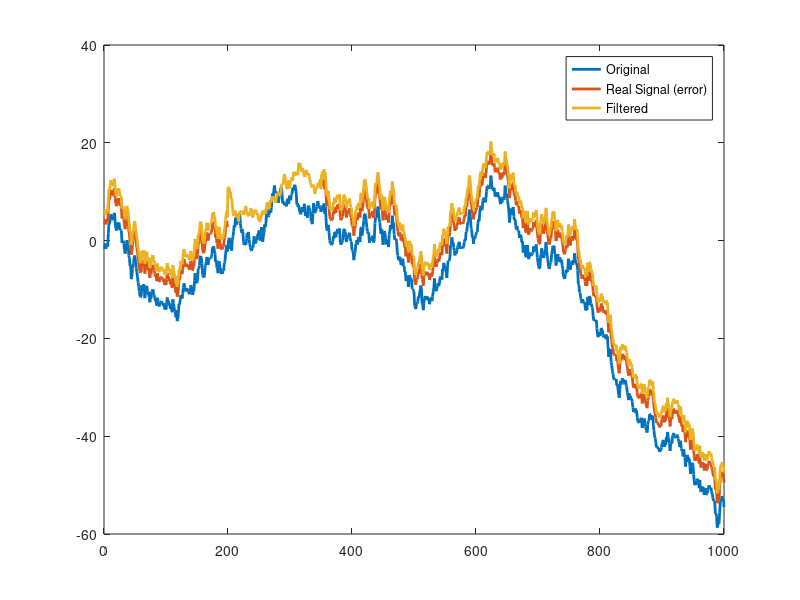

MATLAB code for this plot:
%%
%     Curso do canal ExataMenteS
%     Aula 65 - Mistura Espectral
%     Se inscreva no canal e nos ajude a crescer <3
%     https://www.youtube.com/channel/UCZyFebN0_gF2yy5fhVhlXtA
%     Professor: Joao Pinheiro
%     Copyright https://github.com/joaomh
%%
% Number of points
n = 1000;

% Create signal as integrated noise
[SimulationSignal,RealSignal] = deal( cumsum( randn(n,1) ) );

% Remove a specified window
RemoveTime = [ 200 350 ];
RealSignal(RemoveTime(1):RemoveTime(2)) = nan;


% A introduction to Fast Fourier Transform
% We'll work on FFT in the next sections don't panic
% FFTs of previous and post window data
fftPrevious = fft(RealSignal( RemoveTime(1)-diff(RemoveTime)-1:RemoveTime(1)-1 ) );
fftPost     = fft(RealSignal( RemoveTime(2)+1:RemoveTime(2)+1+diff(RemoveTime) ) );

% Interpolated signal 
% Combination of mixed FFTs and straight line
InterpData = detrend(ifft( 0.5*(fftPrevious + fftPost) ));
LineData  = linspace(0,1,diff(RemoveTime)+1)'*(RealSignal(RemoveTime(2)+1) - RealSignal(RemoveTime(1)-1)) ...
            + RealSignal(RemoveTime(1)-1); % Linear equation   y = ax + b

% Sum the two components
LinInterp = InterpData + LineData;

% Interpolated piece into the signal
FilterSignal = RealSignal;
FilterSignal(RemoveTime(1):RemoveTime(2)) = LinInterp;

figure(1), clf
plot(1:n,[SimulationSignal RealSignal+5 FilterSignal+7], 'linew', 2)
legend({'Original';'Real Signal (error)';'Filtered'})
zoom on
